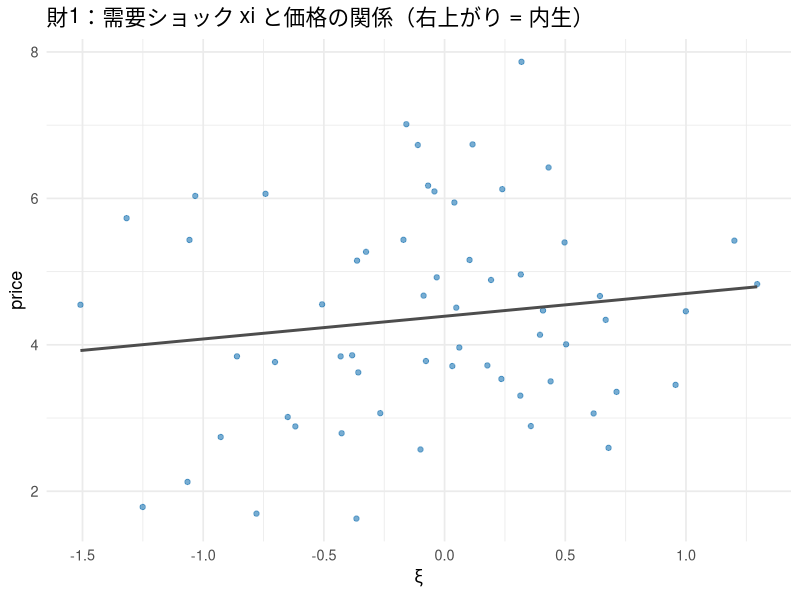
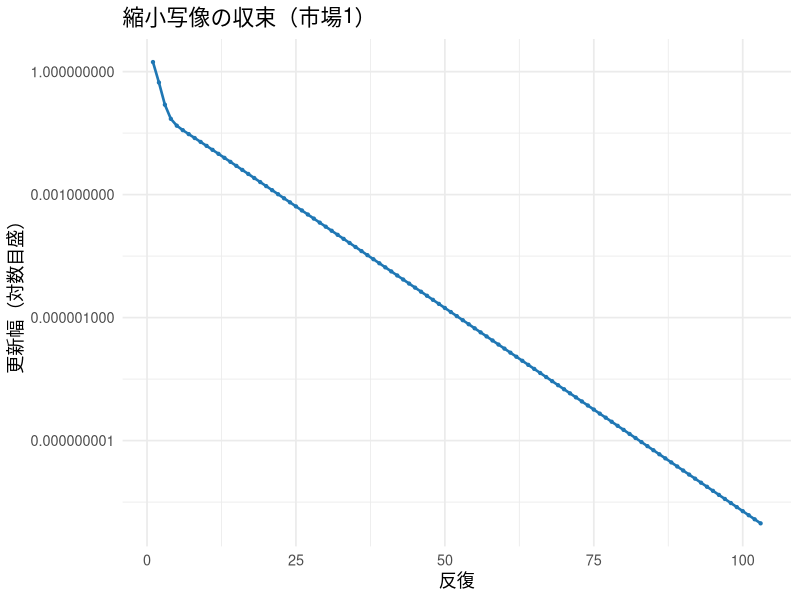
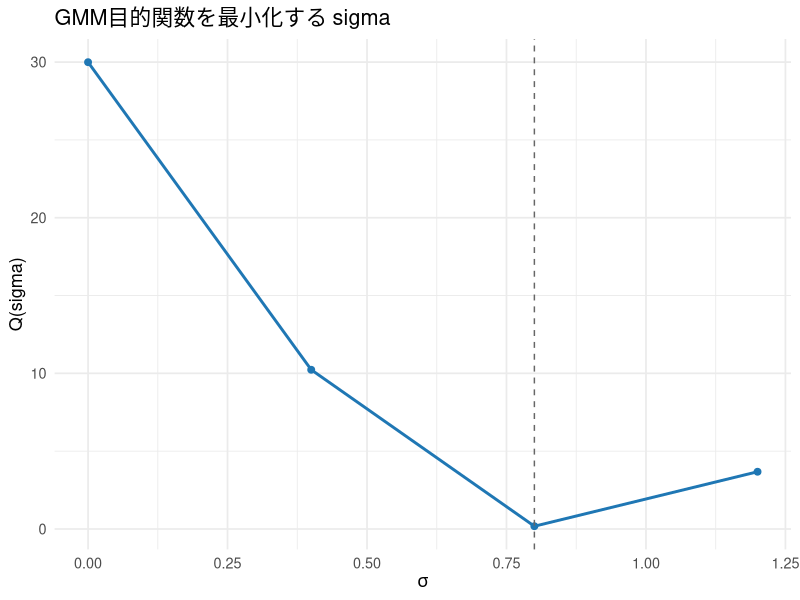
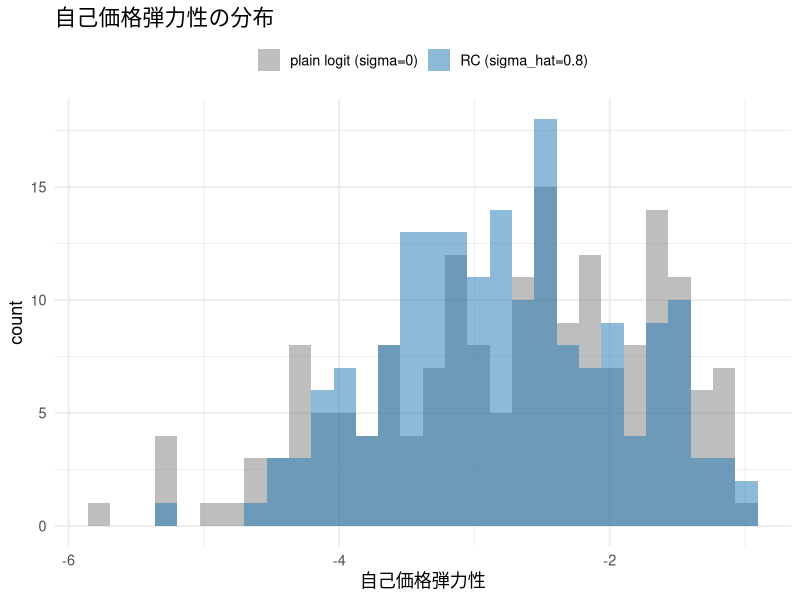
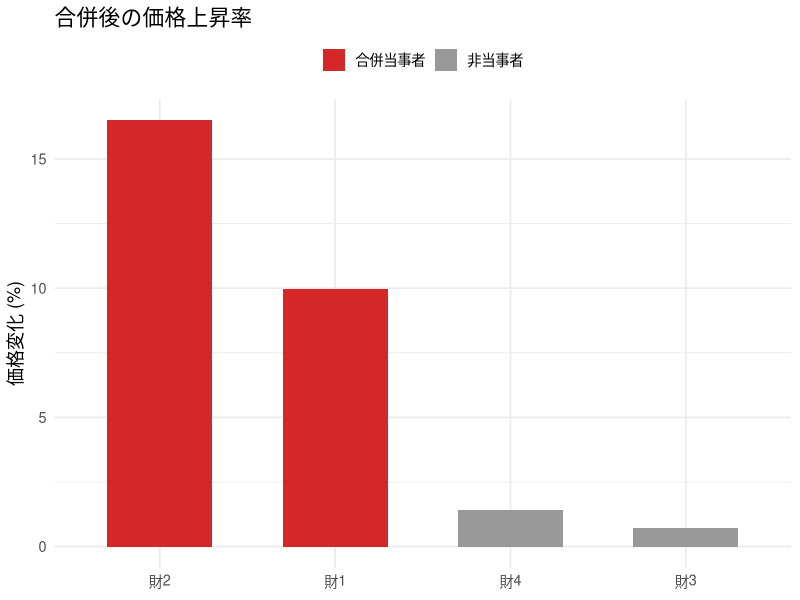

Recreate these plots in R, in order.
## ---- chunk 1
#| include: false
library(ggplot2)
library(dplyr)
library(tidyr)
library(knitr)

set.seed(20264)

theme_lecture <- function() {
  fam <- if (Sys.info()[["sysname"]] == "Darwin") "Hiragino Sans" else ""
  theme_minimal(base_size = 13, base_family = fam)
}
theme_set(theme_lecture())
knitr::opts_chunk$set(fig.align = "center", dpi = 144)
options(scipen = 8)
## ---- chunk 2
# 次元と真のパラメータ
J <- 3; T <- 60; ns <- 200
beta0_true  <- 4.0
beta_x_true <- 1.5
abar_true   <- 0.5
sigma_true  <- 0.8
alpha_bar_true <- exp(abar_true)

# 外生変数・費用・内生価格
x  <- matrix(rnorm(T * J), T, J)
w  <- matrix(runif(T * J, 0.3, 1.3), T, J)
xi <- matrix(rnorm(T * J, 0, 0.6), T, J)
g0 <- 0.2; gx <- 0.2; gw <- 1.0
omega <- matrix(rnorm(T * J, 0, 0.1), T, J)
mc <- exp(g0 + gx * x + gw * w + omega)
price <- mc * 1.4 + 0.8 * pmax(xi, 0) + 0.1     # xi に反応 -> 内生
nu_p <- rnorm(ns)

# delta を与えるとシェアを返す関数
shares_from_delta <- function(delta_t, p_t, abar, sigma, nu_p) {
  alpha_i  <- exp(abar + sigma * nu_p)
  abar_lvl <- exp(abar)
  mu <- -outer(alpha_i - abar_lvl, p_t)          # (ns x J)
  V  <- sweep(mu, 2, delta_t, "+")
  eV <- exp(V)
  denom <- 1 + rowSums(eV)
  colMeans(eV / denom)
}

# 観測シェア（真値で生成）
delta_true <- beta0_true + beta_x_true * x - alpha_bar_true * price + xi
S_obs <- matrix(0, T, J)
for (t in 1:T) {
  S_obs[t, ] <- shares_from_delta(delta_true[t, ], price[t, ], abar_true, sigma_true, nu_p)
}
S0_obs <- 1 - rowSums(S_obs)
## ---- chunk 3
cat("インサイドシェアの範囲:", round(range(S_obs), 4), "\n")
cat("アウトサイドシェアの範囲:", round(range(S0_obs), 4), "\n")
cat("価格とxiの相関（財ごと）:",
    round(sapply(1:J, function(j) cor(price[, j], xi[, j])), 3), "\n")

df_endog <- data.frame(price = price[, 1], xi = xi[, 1])
ggplot(df_endog, aes(xi, price)) +
  geom_point(alpha = 0.6, color = "#1f77b4") +
  geom_smooth(method = "lm", se = FALSE, color = "grey30") +
  labs(title = "財1：需要ショック xi と価格の関係（右上がり = 内生）",
       x = expression(xi), y = "price")
## ---- chunk 4
solve_delta <- function(sigma, abar, S_obs, S0_obs, price, nu_p,
                        tol = 1e-11, maxit = 1000, trace_t = NULL) {
  Tn <- nrow(S_obs); Jn <- ncol(S_obs)
  delta <- log(S_obs) - log(S0_obs)              # plain-logit 初期値（Berry 反転）
  trace <- NULL
  for (t in 1:Tn) {
    d <- delta[t, ]
    errs <- numeric(0)
    for (it in 1:maxit) {
      s_pred <- shares_from_delta(d, price[t, ], abar, sigma, nu_p)
      d_new  <- d + log(S_obs[t, ]) - log(s_pred)   # 縮小写像
      err    <- max(abs(d_new - d))
      errs   <- c(errs, err)
      d <- d_new
      if (err < tol) break
    }
    delta[t, ] <- d
    if (!is.null(trace_t) && t == trace_t) trace <- errs
  }
  list(delta = delta, trace = trace)
}

res_true <- solve_delta(sigma_true, abar_true, S_obs, S0_obs, price, nu_p, trace_t = 1)

recon_err <- max(abs(sapply(1:T, function(t)
  shares_from_delta(res_true$delta[t, ], price[t, ], abar_true, sigma_true, nu_p) - S_obs[t, ])))
cat("シェア再現の最大誤差:", recon_err, "\n")
cat("delta 回収の最大誤差（真値との差）:", max(abs(res_true$delta - delta_true)), "\n")
cat("市場1の収束反復数:", length(res_true$trace), "\n")
## ---- chunk 5
#| fig-cap: "縮小写像の収束（市場1）。誤差が対数目盛でほぼ直線に落ちる = 幾何収束。"
df_trace <- data.frame(iter = seq_along(res_true$trace), err = res_true$trace)
ggplot(df_trace, aes(iter, err)) +
  geom_line(color = "#1f77b4", linewidth = 0.9) + geom_point(size = 0.8, color = "#1f77b4") +
  scale_y_log10() +
  labs(title = "縮小写像の収束（市場1）", x = "反復", y = "更新幅（対数目盛）")
## ---- chunk 6
build_Z <- function(x, w) {
  Tn <- nrow(x); Jn <- ncol(x)
  Z <- matrix(0, Tn * Jn, 5)
  row <- 1
  for (t in 1:Tn) for (j in 1:Jn) {
    others <- setdiff(1:Jn, j)
    Z[row, ] <- c(1, x[t, j], w[t, j], sum(x[t, others]), sum(w[t, others]))
    row <- row + 1
  }
  Z
}
build_X <- function(x, price) cbind(1, as.vector(t(x)), as.vector(t(price)))

Z    <- build_Z(x, w)
Xmat <- build_X(x, price)

gmm_step <- function(sigma, abar) {
  res <- solve_delta(sigma, abar, S_obs, S0_obs, price, nu_p)
  d <- as.vector(t(res$delta))                    # t() で Z・X と同じ行優先に
  W  <- solve(crossprod(Z))
  ZX <- crossprod(Z, Xmat)
  Zd <- crossprod(Z, d)
  theta1 <- solve(t(ZX) %*% W %*% ZX, t(ZX) %*% W %*% Zd)   # IV-GMM
  xi_hat <- d - Xmat %*% theta1
  g <- crossprod(Z, xi_hat)
  Q <- as.numeric(t(g) %*% W %*% g)
  list(Q = Q, theta1 = as.vector(theta1), xi_hat = xi_hat)
}

sigma_grid <- c(0.0, 0.4, 0.8, 1.2)
Q_vals <- sapply(sigma_grid, function(s) gmm_step(s, abar_true)$Q)
df_Q <- data.frame(sigma = sigma_grid, Q = round(Q_vals, 4))
kable(df_Q, caption = "GMM目的関数 Q(sigma)")
cat("argmin:", sigma_grid[which.min(Q_vals)], "（真値 0.8）\n")
## ---- chunk 7
#| fig-cap: "GMM目的関数。真値 0.8 で最小になる。"
ggplot(df_Q, aes(sigma, Q)) +
  geom_line(color = "#1f77b4", linewidth = 1) + geom_point(size = 2, color = "#1f77b4") +
  geom_vline(xintercept = 0.8, linetype = "dashed", color = "grey40") +
  labs(title = "GMM目的関数を最小化する sigma", x = expression(sigma), y = "Q(sigma)")
## ---- chunk 8
best_sigma <- sigma_grid[which.min(Q_vals)]
fit_best <- gmm_step(best_sigma, abar_true)
data.frame(
  parameter = c("定数(beta0)", "beta_x", "-alpha_bar(価格)"),
  estimated = round(fit_best$theta1, 3),
  truth     = round(c(beta0_true, beta_x_true, -alpha_bar_true), 3)
) |> kable(caption = "回収された線形パラメータ vs 真値")
## ---- chunk 9
self_elasticities <- function(sigma, abar) {
  fit <- gmm_step(sigma, abar)
  th  <- fit$theta1                                  # c(const, beta_x, coef_price)
  xih <- matrix(fit$xi_hat, T, J, byrow = TRUE)      # t()並び -> byrow=TRUE で戻す
  const <- th[1]; bx <- th[2]; cprice <- th[3]
  eps <- 1e-6
  out <- numeric(0)
  for (t in 1:T) {
    delta_of_p <- function(pv) const + bx * x[t, ] + cprice * pv + xih[t, ]
    p0 <- price[t, ]
    s0 <- shares_from_delta(delta_of_p(p0), p0, abar, sigma, nu_p)
    for (j in 1:J) {
      pj <- p0; pj[j] <- pj[j] + eps
      s1 <- shares_from_delta(delta_of_p(pj), pj, abar, sigma, nu_p)
      out <- c(out, (s1[j] - s0[j]) / eps * p0[j] / s0[j])
    }
  }
  out
}

e_plain <- self_elasticities(0.0, abar_true)
e_hat   <- self_elasticities(0.8, abar_true)

df_e <- data.frame(
  elasticity = c(e_plain, e_hat),
  model = rep(c("plain logit (sigma=0)", "RC (sigma_hat=0.8)"),
              c(length(e_plain), length(e_hat)))
)
ggplot(df_e, aes(elasticity, fill = model)) +
  geom_histogram(alpha = 0.5, position = "identity", bins = 30) +
  scale_fill_manual(values = c("plain logit (sigma=0)" = "grey50",
                               "RC (sigma_hat=0.8)" = "#1f77b4")) +
  labs(title = "自己価格弾力性の分布", x = "自己価格弾力性", fill = NULL) +
  theme(legend.position = "top")

cat("plain: mean", round(mean(e_plain), 3), " median", round(median(e_plain), 3),
    " sd", round(sd(e_plain), 3), "\n")
cat("RC   : mean", round(mean(e_hat), 3),   " median", round(median(e_hat), 3),
    " sd", round(sd(e_hat), 3), "\n")
## ---- chunk 10
abar_m  <- 0.5;  sigma_m <- 0.8;  Jm <- 4
nu_m <- rnorm(ns)
xbeta_xi  <- c(3.0, 2.6, 2.9, 2.7)
mc_true_m <- c(1.0, 1.1, 1.2, 0.9)

choice_probs <- function(p) {
  alpha_i <- exp(abar_m + sigma_m * nu_m)
  V <- sweep(-outer(alpha_i, p), 2, xbeta_xi, "+")
  eV <- exp(V)
  eV / (1 + rowSums(eV))
}
agg_shares <- function(p) colMeans(choice_probs(p))

dS_dp <- function(p) {
  alpha_i <- exp(abar_m + sigma_m * nu_m)
  sij <- choice_probs(p)
  M <- matrix(0, Jm, Jm)
  for (j in 1:Jm) for (k in 1:Jm) {
    if (k == j) M[k, j] <- mean(-alpha_i * sij[, j] * (1 - sij[, j]))
    else        M[k, j] <- mean(alpha_i * sij[, k] * sij[, j])
  }
  M   # 要素[k,j] = ds_k/dp_j
}

owner_matrix <- function(groups) outer(groups, groups, function(a, b) as.numeric(a == b))

markup_pieces <- function(p, groups) {
  M <- dS_dp(p)
  Omega <- owner_matrix(groups)
  Delta <- -(Omega * t(M))                    # [j,k] = -Omega[j,k]*ds_k/dp_j
  list(Delta = Delta, s = agg_shares(p))
}

solve_equilibrium <- function(mc, groups, p_init, tol = 1e-11, maxit = 2000) {
  p <- p_init
  for (it in 1:maxit) {
    mp <- markup_pieces(p, groups)
    p_new <- mc + solve(mp$Delta, mp$s)
    if (max(abs(p_new - p)) < tol) return(list(p = p_new, iters = it, ok = TRUE))
    p <- p_new
  }
  list(p = p, iters = maxit, ok = FALSE)
}

# 合併前均衡 → mc 逆算 → 合併後均衡
groups_pre  <- c(1, 2, 3, 4)
groups_post <- c(1, 1, 3, 4)

eq_pre <- solve_equilibrium(mc_true_m, groups_pre, p_init = mc_true_m * 1.5)
p0 <- eq_pre$p; s0 <- agg_shares(p0)
cat("合併前均衡の収束:", eq_pre$ok, " 反復:", eq_pre$iters, "\n")

mp0 <- markup_pieces(p0, groups_pre)
mc_implied <- p0 - solve(mp0$Delta, mp0$s)
cat("mc 逆算の最大誤差:", max(abs(mc_implied - mc_true_m)), "\n")

eq_post <- solve_equilibrium(mc_implied, groups_post, p_init = p0)
p1 <- eq_post$p; s1 <- agg_shares(p1)
cat("合併後均衡の収束:", eq_post$ok, " 反復:", eq_post$iters, "\n")

M0 <- dS_dp(p0)
diversion <- function(j, k) -M0[k, j] / M0[j, j]

merger_tbl <- data.frame(
  product    = paste0("財", 1:4),
  merging    = c("○", "○", "", ""),
  price_pre  = round(p0, 3),
  price_post = round(p1, 3),
  pct_change = round((p1 - p0) / p0 * 100, 2),
  share_pre  = round(s0, 3),
  share_post = round(s1, 3)
)
kable(merger_tbl, caption = "合併の効果（財1・財2の合併）")
cat("D(財1->財2):", round(diversion(1, 2), 3),
    " D(財2->財1):", round(diversion(2, 1), 3), "\n")
## ---- chunk 11
#| fig-cap: "合併による価格上昇率。当事者が大きく上がる（単独効果）。"
df_m <- data.frame(product = paste0("財", 1:4),
                   pct = (p1 - p0) / p0 * 100,
                   merging = c("合併当事者", "合併当事者", "非当事者", "非当事者"))
ggplot(df_m, aes(reorder(product, -pct), pct, fill = merging)) +
  geom_col(width = 0.6) +
  scale_fill_manual(values = c("合併当事者" = "#d62728", "非当事者" = "grey60")) +
  labs(title = "合併後の価格上昇率", x = NULL, y = "価格変化 (%)", fill = NULL) +
  theme(legend.position = "top")
## ---- chunk 12
# UPP（財1、効率化ゼロ）
upp1 <- diversion(1, 2) * (p0[2] - mc_implied[2])
cat("UPP(財1, 効率化なし):", round(upp1, 4),
    " （合併前価格の", round(upp1 / p0[1] * 100, 1), "%）\n")

# 消費者余剰（logsum, 1人あたり）
cs_logsum <- function(p) {
  alpha_i <- exp(abar_m + sigma_m * nu_m)
  V <- sweep(-outer(alpha_i, p), 2, xbeta_xi, "+")
  inclusive <- log(1 + rowSums(exp(V)))
  mean(inclusive / alpha_i)
}
cs0 <- cs_logsum(p0); cs1 <- cs_logsum(p1)
cat("消費者余剰（1人あたり）: 前", round(cs0, 4), " 後", round(cs1, 4),
    " 変化", round(cs1 - cs0, 4), "\n")
